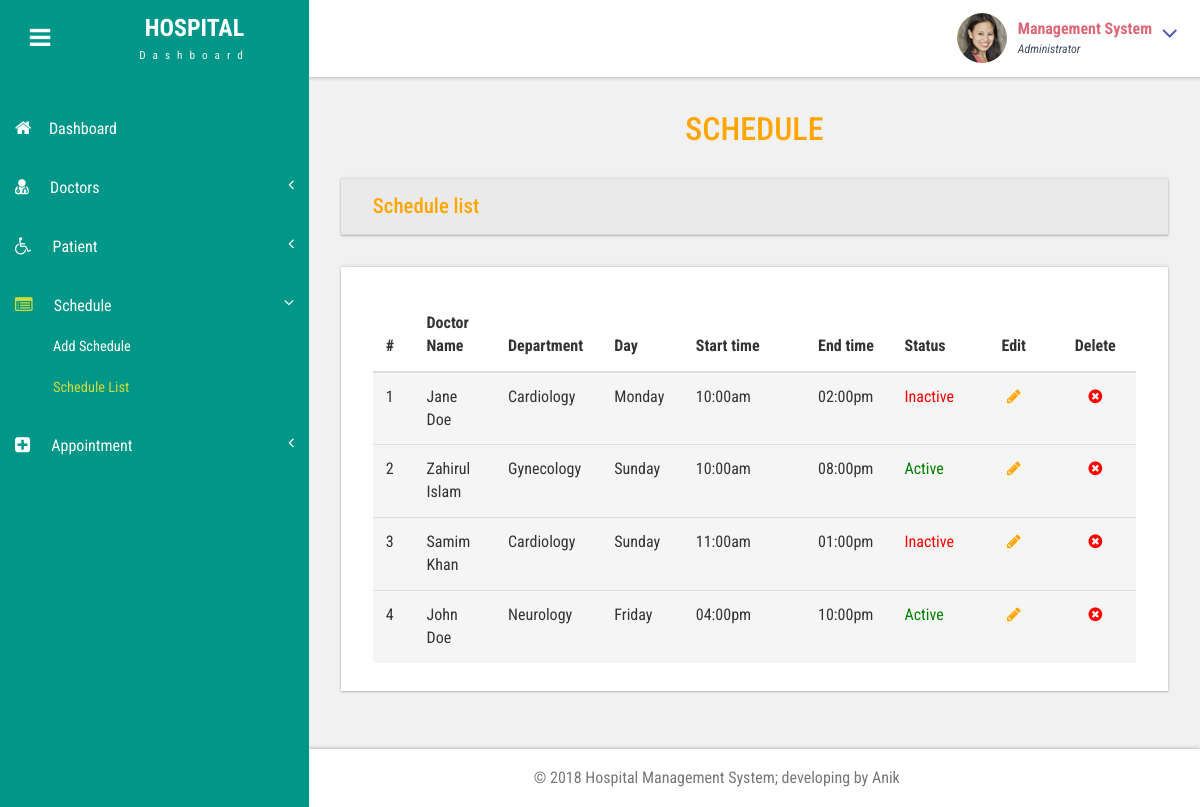
The app's page /dashboard/schedule_list.php (signed in) with its own data.
### tables this page shows
CREATE TABLE IF NOT EXISTS `user` (
  `user_id` int(11) NOT NULL AUTO_INCREMENT,
  `firstname` varchar(50) DEFAULT NULL,
  `lastname` varchar(50) DEFAULT NULL,
  `email` varchar(50) DEFAULT NULL,
  `password` varchar(32) DEFAULT NULL,
  `user_role` tinyint(1) DEFAULT NULL,
  `designation` varchar(255) DEFAULT NULL,
  `department_id` int(11) DEFAULT NULL,
  `address` varchar(255) DEFAULT NULL,
  `phone` varchar(20) DEFAULT NULL,
  `mobile` varchar(20) DEFAULT NULL,
  `short_biography` text,
  `picture` varchar(50) DEFAULT NULL,
  `specialist` varchar(255) DEFAULT NULL,
  `date_of_birth` date DEFAULT NULL,
  `sex` varchar(10) DEFAULT NULL,
  `blood_group` varchar(10) DEFAULT NULL,
  `degree` varchar(255) DEFAULT NULL,
  `created_by` int(11) DEFAULT NULL,
  `create_date` date DEFAULT NULL,
  `update_date` date DEFAULT NULL,
  `status` tinyint(1) NOT NULL DEFAULT '1',
  PRIMARY KEY (`user_id`)
);

CREATE TABLE IF NOT EXISTS `department` (
  `dept_id` int(11) NOT NULL AUTO_INCREMENT,
  `name` varchar(50) NOT NULL,
  `description` text NOT NULL,
  `status` tinyint(4) NOT NULL DEFAULT '1',
  PRIMARY KEY (`dept_id`)
);

CREATE TABLE IF NOT EXISTS `schedule` (
  `schedule_id` int(11) NOT NULL AUTO_INCREMENT,
  `doctor_id` int(11) DEFAULT NULL,
  `start_time` time DEFAULT NULL,
  `end_time` time DEFAULT NULL,
  `available_days` varchar(50) DEFAULT NULL,
  `per_patient_time` time DEFAULT NULL,
  `serial_visibility_type` tinyint(4) DEFAULT NULL,
  `status` tinyint(1) NOT NULL DEFAULT '1',
  PRIMARY KEY (`schedule_id`)
);

### dashboard/lib/Database.php (called while the page is built, shortened)
<?php
	Class Database{
		public $host   = DB_HOST;
		public $user   = DB_USER;
		public $pass   = DB_PASS;
		public $dbname = DB_NAME;
		public $link;
		private function connectDB(){
			$this->link = new mysqli($this->host, $this->user, $this->pass, $this->dbname);
	 	}
		public function select($query){
			$result = $this->link->query($query) or die($this->link->error.__LINE__);
			if($result->num_rows > 0){
				return $result;
			} else {
				return false;
			}
		}
	}
?>

### dashboard/classes/Schedule.php (called while the page is built, shortened)
<?php
	$path = realpath(dirname(__FILE__));
	include_once $path.'\..\lib\Database.php';
?>
<?php
	class Schedule{
		private $db;
		public function __construct(){
			$this->db = new Database();
		}
		public function readScheduleInfo(){
			$query = "SELECT user.firstname, user.lastname, schedule.*, department.name FROM ((user INNER JOIN schedule ON user.user_id = schedule.doctor_id) INNER JOIN department ON user.department_id = department.dept_id) WHERE user.user_role=2";
			$read_query = $this->db->select($query);
			if ($read_query != false) {
				return $read_query;
			}else{
				return false;
			}
		}
	}
?>

### dashboard/schedule_list.php (the view, shortened to what this page needs)
<?php include 'app/temp/1_head.php'; ?>
	<div class="main-content">
		<?php  include 'app/temp/2_sidebar.php'; ?>
		<?php  include 'app/temp/3_header.php'; ?>
		<div id="page-wrapper">
			<div class="main-page">
				<div class="forms">
					<h3 class="title1 text-center" style="color:orange;">SCHEDULE</h3>
					<div class="form-grids row widget-shadow" data-example-id="basic-forms">
						<div class="form-title">
							<h4 style="color:orange;">Schedule list</h4>
						</div>
					</div>
				</div>
			</div>
			<div class="tables">
				<div class="bs-example widget-shadow" data-example-id="contextual-table">
					<table class="table">
						<thead>
							<tr>
								<th width="5%">#</th>
								<th width="10%">Doctor Name</th>
								<th width="10%">Department</th>
								<th width="10%">Day</th>
								<th width="15%">Start time</th>
								<th width="10%">End time</th>
								<th width="10%">Status</th>
								<th width="10%" class="text-center">Edit</th>
								<th width="10%" class="text-center">Delete</th>
							</tr>
						</thead>
						<tbody>
<?php
	$read_schedule_info = $sdule->readScheduleInfo();
	if ($read_schedule_info != false) {
		$i = 1;
		while ($read_schedule_info_data = $read_schedule_info->fetch_assoc()) {
?>
							<tr class="active">
								<td><?php echo $i; ?></td>
								<td><?php echo $read_schedule_info_data['firstname']." ".$read_schedule_info_data['lastname']; ?></td>
								<td><?php echo $read_schedule_info_data['name']; ?></td>
								<td><?php echo $read_schedule_info_data['available_days']; ?></td>
<?php
	$st=strtotime($read_schedule_info_data['start_time']);
?>
								<td><?php echo date("h:ia", $st); ?></td>
<?php
	$et=strtotime($read_schedule_info_data['end_time']);
?>
								<td><?php echo  date("h:ia", $et); ?></td>
								<?php
									if ($read_schedule_info_data['status'] == 1) {
										echo "<td style='color:green;'>Active</td>";
									}else{
										echo "<td style='color:red;'>Inactive</td>";
									}
								?>
								<td class="text-center"><a onclick="return confirm('want to edit?');" href="schedule_edit.php?edit_sdule_id=<?php echo $read_schedule_info_data['schedule_id']; ?>" style="color: orange;"><i class="fa fa-pencil"></i></a></td>
								<td class="text-center"><a onclick="return confirm('want to delete?');" href="?del_sdule_id=<?php echo $read_schedule_info_data['schedule_id']; ?>" style="color: red;"><i class="fa fa-times-circle"></i></a></td>
							</tr>
<?php
			$i++;
		}
	}else{
?>
							<tr>
								<td colspan='9' style='text-align: center; color: red;'>Couldn't fetch Information from database</td>
							</tr>
<?php
	}
?>
						</tbody>
					</table>
				</div>
			</div>
		</div>
		<?php include 'app/temp/5_footer.php'; ?>
	</div>
<?php include 'app/temp/6_foot.php'; ?>

### dashboard/assets/css/style.css (style rules this page uses)
h4, h5, h6, h1, h2, h3 { margin: 0; }
html, body { font-family: 'Roboto Condensed', sans-serif; font-size: 100%; overflow-x: hidden; background: #fff; }
body a { transition: 0.5s all ease; -webkit-transition: 0.5s all ease; -moz-transition: 0.5s all ease; -o-transition: 0.5s all ease; -ms-transition: 0.5s all ease; text-decoration:none; }
h1,h2,h3,h4,h5,h6 { margin:0; }
.main-content { position: relative; }
.cbp-spmenu-push { overflow-x: hidden; position: relative; }
.cbp-spmenu, .cbp-spmenu-push { -webkit-transition: all 0.3s ease; -moz-transition: all 0.3s ease; transition: all 0.3s ease; }
.cbp-spmenu-push div#page-wrapper { margin: 0 0 0 19.3em; transition:.5s all; -webkit-transition:.5s all; -moz-transition:.5s all; }
.fa { display: inline-block; font-family: FontAwesome; font-style: normal; font-weight: normal; line-height: 1; -webkit-font-smoothing: antialiased; -moz-osx-font-smoothing: grayscale; }
.charts,.row { margin: 2em 0 0; }
.widget-shadow { background-color: #fff; box-shadow: 0 -1px 3px rgba(0,0,0,.12),0 1px 2px rgba(0,0,0,.24); -webkit-box-shadow: 0 -1px 3px rgba(0,0,0,.12),0 1px 2px rgba(0,0,0,.24); -moz-box-shadow: 0 -1px 3px rgba(0,0,0,.12),0 1px 2px rgba(0,0,0,.24); }
h3.title1 { font-size: 2em; color: #e94e02; margin-bottom: 0.8em; }
.table > thead > tr > th, .table > tbody > tr > th, .table > tfoot > tr > th, .table > thead > tr > td, .table > tbody > tr > td, .table > tfoot > tr > td { border-top: none; }
.tables .panel-body ,.tables .bs-example { padding: 2em 2em 0.5em; }
.tables .table > thead > tr > th, .tables .table > tbody > tr > th, .tables .table > tfoot > tr > th, .tables .table > thead > tr > td, .tables .table > tbody > tr > td, .tables .table > tfoot > tr > td { padding: 13px; border-top: 1px solid #E0E0E0; }
.bs-example { margin-top: 2em; }
.forms h3.title1 { margin-bottom:0; }
.forms h4 { font-size: 1.3em; color: #6F6F6F; }
.form-title { padding: 1em 2em; background-color: #EAEAEA; border-bottom: 1px solid #D6D5D5; }

### dashboard/assets/css/custom.css (style rules this page uses)
#page-wrapper { padding:7em 2em 2.5em; background-color: #F1F1F1; }

### records on screen
user: firstname "Jane", lastname "Doe", department.name "Cardiology", schedule.available_days "Monday", schedule.start_time "10:00am", schedule.end_time "02:00pm", shows "Inactive"
user: firstname "Zahirul", lastname "Islam", department.name "Gynecology", schedule.available_days "Sunday", schedule.start_time "10:00am", schedule.end_time "08:00pm", shows "Active"
user: firstname "Samim", lastname "Khan", department.name "Cardiology", schedule.available_days "Sunday", schedule.start_time "11:00am", schedule.end_time "01:00pm", shows "Inactive"
user: firstname "John", lastname "Doe", department.name "Neurology", schedule.available_days "Friday", schedule.start_time "04:00pm", schedule.end_time "10:00pm", shows "Active"

### other values on screen
Session::get("lastname") "Management System"
